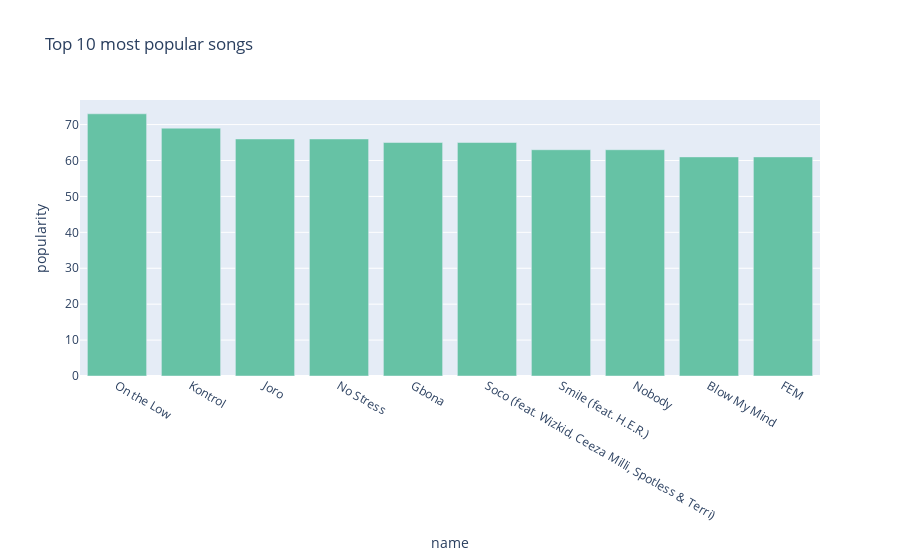

The notebook cell this image was saved under:
### Code cell
c = df.sort_values(by='popularity', ascending=False).head(10)
px.bar(c, x= 'name', y='popularity', color_discrete_sequence=px.colors.qualitative.Set2, title= 'Top 10 most popular songs')

### Figure 1 — Plotly figure (JSON) as saved in the notebook; plotly's stock layout.template omitted (floating-point values rounded to 4 significant figures)
{"data": [{"alignmentgroup": "True", "hovertemplate": "name=%{x}<br>popularity=%{y}<extra></extra>", "legendgroup": "", "marker": {"color": "rgb(102,194,165)", "pattern": {"shape": ""}}, "name": "", "offsetgroup": "", "orientation": "v", "showlegend": false, "textposition": "auto", "type": "bar", "x": ["On the Low", "Kontrol", "Joro", "No Stress", "Gbona", "Soco (feat. Wizkid, Ceeza Milli, Spotless & Terri)", "Smile (feat. H.E.R.)", "Nobody", "Blow My Mind", "FEM"], "xaxis": "x", "y": [73, 69, 66, 66, 65, 65, 63, 63, 61, 61], "yaxis": "y"}], "layout": {"barmode": "relative", "legend": {"tracegroupgap": 0}, "title": {"text": "Top 10 most popular songs"}, "xaxis": {"anchor": "y", "domain": [0, 1], "title": {"text": "name"}}, "yaxis": {"anchor": "x", "domain": [0, 1], "title": {"text": "popularity"}}}}
